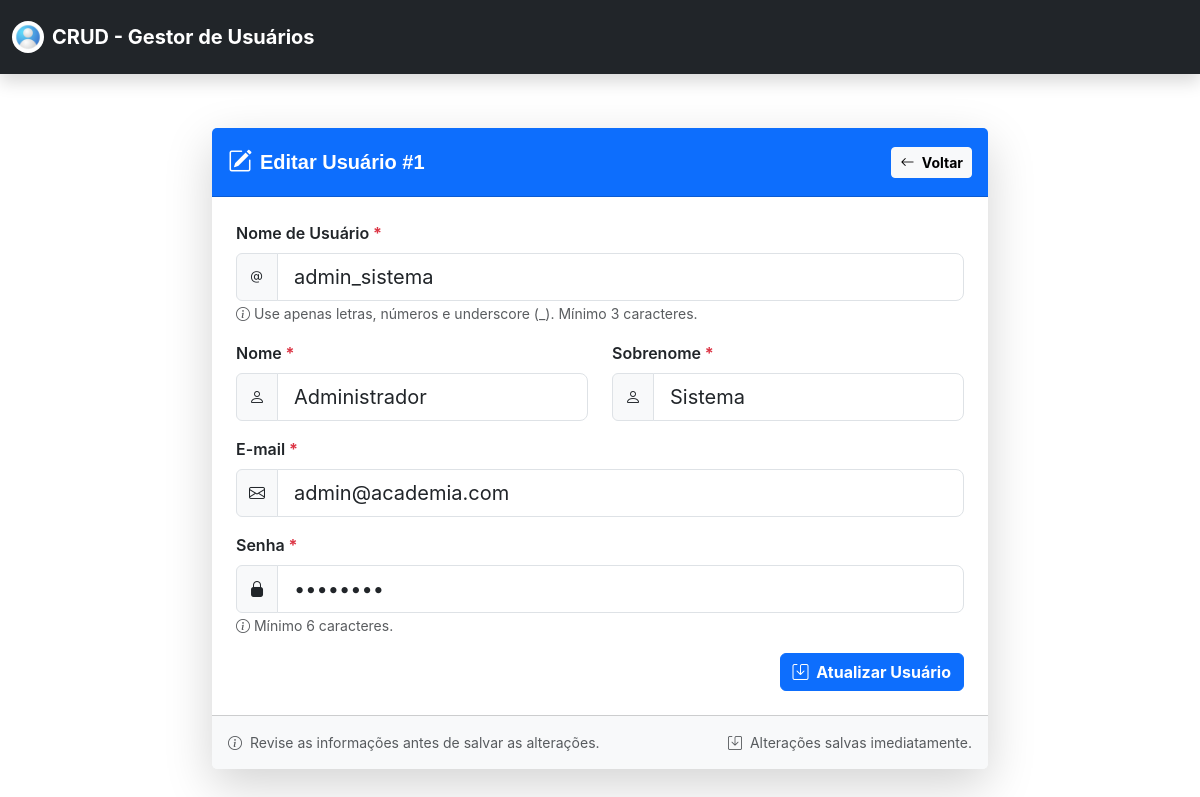
Page /templates/users/edit.php?id=1 on the committed database.
### tables this page shows
CREATE TABLE IF NOT EXISTS `tb_users` (
  `id` int NOT NULL AUTO_INCREMENT,
  `username` varchar(50) NOT NULL,
  `first_name` varchar(100) NOT NULL,
  `last_name` varchar(100) NOT NULL,
  `email` varchar(100) NOT NULL,
  `password` varchar(255) NOT NULL,
  `created_at` timestamp NULL DEFAULT CURRENT_TIMESTAMP,
  `updated_at` timestamp NULL DEFAULT CURRENT_TIMESTAMP ON UPDATE CURRENT_TIMESTAMP,
  PRIMARY KEY (`id`),
  UNIQUE KEY `username` (`username`),
  UNIQUE KEY `email` (`email`)
);

### templates/users/edit.php (the view, shortened to what this page needs)
<?php
require_once __DIR__ . "/../../includes/core/bootstrap.php";
$id = isset($_GET['id']) ? (int)$_GET['id'] : 0;
$stmt = $conn->prepare("SELECT * FROM tb_users WHERE id = ?");
$stmt->bind_param("i", $id);
$stmt->execute();
$result = $stmt->get_result();
$user = $result->fetch_assoc();
require_once __DIR__ . "/../../includes/layouts/header.php";
?>
<section class="update-user-section py-5">
    <div class="container">
        <div class="row justify-content-center">
            <div class="col-lg-8">
                <div class="card border-0 shadow-lg">
                    <div class="card-header bg-primary text-white py-3 d-flex flex-column flex-md-row justify-content-between align-items-center gap-3">
                        <div class="d-flex align-items-center">
                            <i class="bi bi-pencil-square fs-4 me-2"></i>
                            <h5 class="fw-bold mb-0">
                                Editar Usuário #<?= $id; ?>
                            </h5>
                        </div>
                        <a href="index.php" class="btn btn-light btn-sm fw-bold">
                            <i class="bi bi-arrow-left me-1"></i>
                            Voltar
                        </a>
                    </div>
                    <div class="card-body p-4">
                        <form action="<?= htmlspecialchars($_SERVER['PHP_SELF'], ENT_QUOTES, 'UTF-8'); ?>?id=<?= $id; ?>" method="POST" novalidate>
                            <div class="mb-3">
                                <label for="username" class="form-label fw-semibold" data-required="true">Nome de Usuário</label>
                                <div class="input-group">
                                    <span class="input-group-text bg-light"><i class="bi bi-at"></i></span>
                                    <input type="text" name="username" id="username" class="form-control form-control-lg" placeholder="Ex: joao_silva" autocomplete="username" aria-required="true" value="<?= htmlspecialchars($user['username'] ?? '', ENT_QUOTES, 'UTF-8'); ?>">
                                </div>
                                <small class="text-muted">
                                    <i class="bi bi-info-circle"></i> Use apenas letras, números e underscore (_). Mínimo 3 caracteres.
                                </small>
                            </div>
                            <div class="row">
                                <div class="col-12 col-md-6 mb-3">
                                    <label for="first_name" class="form-label fw-semibold" data-required="true">Nome</label>
                                    <div class="input-group">
                                        <span class="input-group-text bg-light"><i class="bi bi-person"></i></span>
                                        <input type="text" name="first_name" id="first_name" class="form-control form-control-lg" placeholder="Primeiro nome" autocomplete="given-name" aria-required="true" value="<?= htmlspecialchars($user['first_name'] ?? '', ENT_QUOTES, 'UTF-8'); ?>">
                                    </div>
                                </div>
                                <div class="col-12 col-md-6 mb-3">
                                    <label for="last_name" class="form-label fw-semibold" data-required="true">Sobrenome</label>
                                    <div class="input-group">
                                        <span class="input-group-text bg-light"><i class="bi bi-person"></i></span>
                                        <input type="text" name="last_name" id="last_name" class="form-control form-control-lg" placeholder="Último nome" autocomplete="family-name" aria-required="true" value="<?= htmlspecialchars($user['last_name'] ?? '', ENT_QUOTES, 'UTF-8'); ?>">
                                    </div>
                                </div>
                            </div>
                            <div class="mb-3">
                                <label for="username" class="form-label fw-semibold" data-required="true">E-mail</label>
                                <div class="input-group">
                                    <span class="input-group-text bg-light"><i class="bi bi-envelope"></i></span>
                                    <input type="email" name="email" id="email" class="form-control form-control-lg" placeholder="seu@email.com" autocomplete="email" aria-required="true" value="<?= htmlspecialchars($user['email'] ?? '', ENT_QUOTES, 'UTF-8'); ?>">
                                </div>
                            </div>
                            <div class="mb-3">
                                <label for="password" class="form-label fw-semibold" data-required="true">Senha</label>
                                <div class="input-group">
                                    <span class="input-group-text bg-light"><i class="bi bi-lock-fill"></i></span>
                                    <input type="password" name="password" id="password" class="form-control form-control-lg" placeholder="Crie uma senha" autocomplete="password" aria-required="true" value="<?= htmlspecialchars($user['password'] ?? '', ENT_QUOTES, 'UTF-8'); ?>">
                                </div>
                                <small class="text-muted">
                                    <i class="bi bi-info-circle"></i> Mínimo 6 caracteres.
                                </small>
                            </div>
                            <div class="d-grid d-md-flex justify-content-md-end">
                                <button type="submit" class="btn btn-primary fw-bold">
                                    <i class="bi bi-save me-1"></i>
                                    Atualizar Usuário
                                </button>
                            </div>
                        </form>
                    </div>
                    <div class="card-footer bg-light py-3 d-flex flex-column flex-md-row justify-content-between align-items-center gap-2">
                        <small class="text-muted">
                            <i class="bi bi-info-circle me-1"></i>
                            Revise as informações antes de salvar as alterações.
                        </small>
                        <small class="text-muted">
                            <i class="bi bi-save me-1"></i>
                            Alterações salvas imediatamente.
                        </small>
                    </div>
                </div>
            </div>
        </div>
    </div>
</section>
<?php require_once __DIR__ . "/../../includes/layouts/footer.php"; ?>

### assets/css/styles.css (style rules this page uses)
:root { --bs-success: #198754; --bs-info: #0dcaf0; --bs-primary: #0d6efd; --bs-danger: #dc3545; --bs-warning: #ffc107; --color-body-bg: #ffffff; --color-body-text: #212529; }
*, *::before, *::after { margin: 0; padding: 0; box-sizing: border-box; }
body { font-family: "Inter", "Poppins", sans-serif; background-color: var(--color-body-bg); color: var(--color-body-text); overflow-x: hidden; padding-top: 0; }
h1, h2, h3, h4, h5, h6 { font-family: "Poppins", sans-serif; }
a { text-decoration: none; }
.container, .container-fluid { max-width: 1200px !important; }

### assets/css/forms.css (style rules this page uses)
.form-label[data-required="true"]::after { content: " *"; color: #dc3545; font-weight: bold; }

### templates/users/edit.php (style rules this page uses)
body[data-page="users-edit"] { padding-top: 80px !important; }

### rows in the picture
tb_users: username "admin_sistema", first_name "Administrador", last_name "Sistema", email "admin@academia.com"

### other values in the picture
$id "1"
